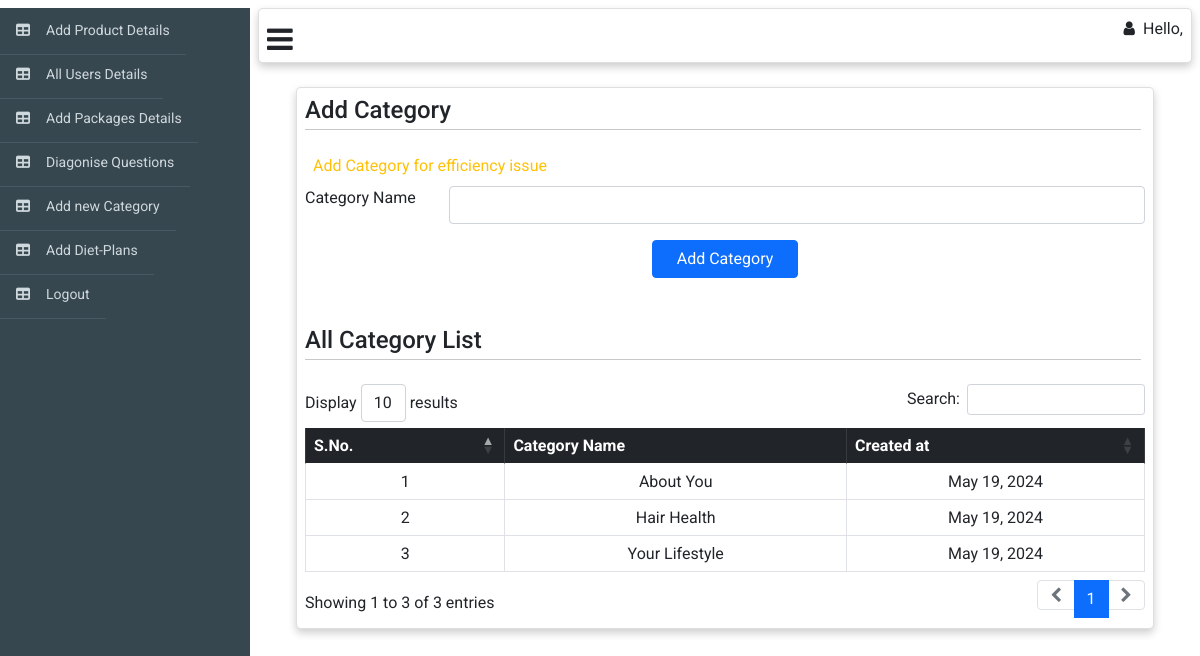
Screenshot of /web_admin/add-category with the database file from the repository.
### web_admin/models.py (models this page shows, shortened)
class category(models.Model):
    name =models.CharField(max_length=50)
    is_active = models.BooleanField(default=True)
    created_at = models.DateTimeField(auto_now_add=True)
    updated_at = models.DateTimeField(auto_now=True)

### web_admin/views.py (the view, shortened to what this page needs)
# urls.py: path('add-category',AddCategory.as_view(),name='add-category'),
class AddCategory(APIView):
    model = category
    template_name = "add_category.html"
    def get(self,request,*args, **kwargs):
        list = self.model.objects.all()
        context={'list':list}
        return render(request,self.template_name,context)

### web_admin/templates/add_category.html (shortened to what this page needs)
{% extends "web_adminbase.html" %} {% block body %}{% load static %}
<div class="m-4">
  <div class="card me-6 p-2" style="width: auto">
    <h4 class="m-0 p-0">
      Add Category
      <hr class="hr p-0 mt-1 me-1" />
    </h4>
    <form
      action="/web_admin/add-category"
      method="post"
      enctype="multipart/form-data"
    >
      <marquee class="text-warning m-2 font-weight-bold"> Add Category for efficiency issue </marquee>
      <div class="form-group row mt-2">
        <label for="" class="col-sm-2 form-control-label">Category Name </label>
        <div class="col-sm-10">
          <input type="text" name="name" id="alias-textbox" class="form-control" />
        </div>
      </div>
      <div class="d-flex justify-content-center mt-2">
        <button type="submit" class="btn btn-primary pe-4 ps-4 m-2">
          Add Category
        </button>
      </div>
    </form>
    <h4 class="mt-4 p-0">
      All Category List
      <hr class="hr p-0 mt-1 me-1" />
    </h4>
    <table
      id="example"
      class="table table-bordered text-center"
      style="width: 100%"
    >
      <thead class="table-dark text-center">
        <tr class="p-3 text-center">
          <th>S.No.</th>
          <th>Category Name</th>
          <th>Created at</th>
        </tr>
      </thead>
      <tbody>
        {% for obj in list %}
        <tr>
          <td>{{forloop.counter}}</td>
          <td>{{obj.name}}</td>
          <td>{{obj.created_at|date}}</td>
        </tr>
        {% endfor %}
      </tbody>
    </table>
  </div>
</div>
{% endblock %}

### static/cs/solid.css (style rules this page uses)
:root, :host { --fa-style-family-classic: 'Font Awesome 6 Free'; --fa-font-solid: normal 900 1em/1 'Font Awesome 6 Free'; }

### rows the page displays
category: name "About You", created_at "May 19, 2024"
category: name "Hair Health", created_at "May 19, 2024"
category: name "Your Lifestyle", created_at "May 19, 2024"
